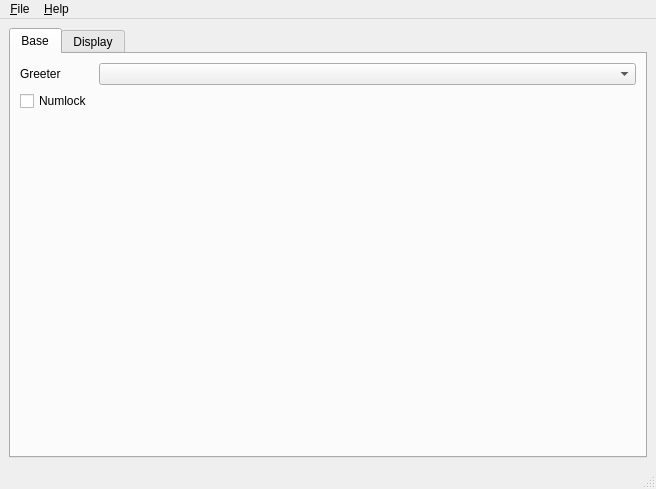
<?xml version="1.0" encoding="UTF-8"?>
<ui version="4.0">
 <class>MainWindow</class>
 <widget class="QMainWindow" name="MainWindow">
  <property name="geometry">
   <rect>
    <x>0</x>
    <y>0</y>
    <width>640</width>
    <height>480</height>
   </rect>
  </property>
  <property name="windowTitle">
   <string>LXDM Customizer</string>
  </property>
  <widget class="QWidget" name="centralwidget">
   <layout class="QVBoxLayout" name="verticalLayout">
    <item>
     <widget class="QTabWidget" name="tabWidget">
      <property name="currentIndex">
       <number>0</number>
      </property>
      <widget class="QWidget" name="tab">
       <attribute name="title">
        <string>Base</string>
       </attribute>
       <layout class="QHBoxLayout" name="verticalLayout_2">
        <item>
         <layout class="QFormLayout" name="formLayout">
          <property name="fieldGrowthPolicy">
           <enum>QFormLayout::AllNonFixedFieldsGrow</enum>
          </property>
          <item row="1" column="0">
           <widget class="QLabel" name="label">
            <property name="text">
             <string>Greeter</string>
            </property>
           </widget>
          </item>
          <item row="1" column="1">
           <widget class="QComboBox" name="comboGreeter"/>
          </item>
          <item row="2" column="0">
           <widget class="QCheckBox" name="checkNumlock">
            <property name="text">
             <string>Numlock</string>
            </property>
           </widget>
          </item>
         </layout>
        </item>
       </layout>
      </widget>
      <widget class="QWidget" name="tab_2">
       <attribute name="title">
        <string>Display</string>
       </attribute>
       <layout class="QHBoxLayout" name="horizontalLayout">
        <item>
         <layout class="QFormLayout" name="formLayout_2">
          <property name="fieldGrowthPolicy">
           <enum>QFormLayout::AllNonFixedFieldsGrow</enum>
          </property>
          <item row="0" column="0">
           <widget class="QLabel" name="label_2">
            <property name="text">
             <string>GTK Theme</string>
            </property>
           </widget>
          </item>
          <item row="0" column="1">
           <widget class="QComboBox" name="comboGtkTheme"/>
          </item>
          <item row="1" column="0">
           <widget class="QCheckBox" name="checkShowBottomPanel">
            <property name="text">
             <string>Show bottom panel</string>
            </property>
           </widget>
          </item>
          <item row="2" column="0">
           <widget class="QCheckBox" name="checkShowLanguageSelector">
            <property name="text">
             <string>Show language selector</string>
            </property>
           </widget>
          </item>
          <item row="3" column="0">
           <widget class="QCheckBox" name="checkShowKeyboard">
            <property name="text">
             <string>Show keyboard</string>
            </property>
           </widget>
          </item>
          <item row="4" column="0">
           <widget class="QLabel" name="label_3">
            <property name="text">
             <string>Theme</string>
            </property>
           </widget>
          </item>
          <item row="4" column="1">
           <widget class="QComboBox" name="comboTheme"/>
          </item>
          <item row="5" column="0">
           <widget class="QLabel" name="label_4">
            <property name="text">
             <string>Background</string>
            </property>
           </widget>
          </item>
          <item row="5" column="1">
           <widget class="QLineEdit" name="editBackground">
            <property name="enabled">
             <bool>false</bool>
            </property>
           </widget>
          </item>
          <item row="6" column="1">
           <widget class="QPushButton" name="buttonBrowse">
            <property name="text">
             <string>Browse</string>
            </property>
           </widget>
          </item>
          <item row="7" column="1">
           <widget class="QGraphicsView" name="graphicsView">
            <property name="minimumSize">
             <size>
              <width>457</width>
              <height>192</height>
             </size>
            </property>
           </widget>
          </item>
         </layout>
        </item>
       </layout>
      </widget>
     </widget>
    </item>
   </layout>
  </widget>
  <widget class="QMenuBar" name="menubar">
   <property name="geometry">
    <rect>
     <x>0</x>
     <y>0</y>
     <width>640</width>
     <height>18</height>
    </rect>
   </property>
   <widget class="QMenu" name="menu_File">
    <property name="title">
     <string>&amp;File</string>
    </property>
    <addaction name="action_Save"/>
    <addaction name="separator"/>
    <addaction name="actionE_xit"/>
   </widget>
   <widget class="QMenu" name="menu_Help">
    <property name="title">
     <string>&amp;Help</string>
    </property>
    <addaction name="action_About"/>
   </widget>
   <addaction name="menu_File"/>
   <addaction name="menu_Help"/>
  </widget>
  <widget class="QStatusBar" name="statusbar"/>
  <action name="action_About">
   <property name="text">
    <string>&amp;About</string>
   </property>
  </action>
  <action name="action_Save">
   <property name="text">
    <string>&amp;Save</string>
   </property>
  </action>
  <action name="actionE_xit">
   <property name="text">
    <string>E&amp;xit</string>
   </property>
  </action>
 </widget>
 <resources/>
 <connections/>
</ui>
